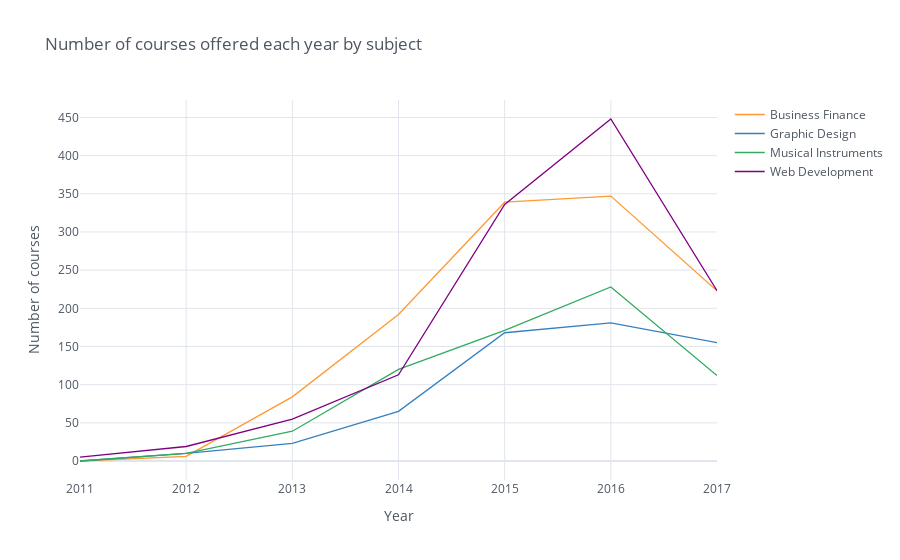

Notebook cell for this chart:
### Code cell
# answering question number 10.

df['year'] = df['published_date'].dt.year

display(pd.crosstab(df['year'], df['subject']))

pd.crosstab(df['year'], df['subject']).iplot(kind = 'scatter', theme = 'white', 
                                                title = 'Number of courses offered each year by subject ',
                                                xTitle='Year', yTitle='Number of courses')

### Figure 1 — Plotly figure (JSON) as saved in the notebook; plotly's stock layout.template omitted (floating-point values rounded to 4 significant figures)
{"data": [{"line": {"color": "rgba(255, 153, 51, 1.0)", "dash": "solid", "shape": "linear", "width": 1.3}, "mode": "lines", "name": "Business Finance", "text": "", "type": "scatter", "x": [2011, 2012, 2013, 2014, 2015, 2016, 2017], "y": [0, 6, 84, 192, 339, 347, 223]}, {"line": {"color": "rgba(55, 128, 191, 1.0)", "dash": "solid", "shape": "linear", "width": 1.3}, "mode": "lines", "name": "Graphic Design", "text": "", "type": "scatter", "x": [2011, 2012, 2013, 2014, 2015, 2016, 2017], "y": [0, 10, 23, 65, 168, 181, 155]}, {"line": {"color": "rgba(50, 171, 96, 1.0)", "dash": "solid", "shape": "linear", "width": 1.3}, "mode": "lines", "name": "Musical Instruments", "text": "", "type": "scatter", "x": [2011, 2012, 2013, 2014, 2015, 2016, 2017], "y": [0, 10, 39, 120, 171, 228, 112]}, {"line": {"color": "rgba(128, 0, 128, 1.0)", "dash": "solid", "shape": "linear", "width": 1.3}, "mode": "lines", "name": "Web Development", "text": "", "type": "scatter", "x": [2011, 2012, 2013, 2014, 2015, 2016, 2017], "y": [5, 19, 55, 113, 336, 448, 223]}], "layout": {"legend": {"bgcolor": "#FFFFFF", "font": {"color": "#4D5663"}}, "paper_bgcolor": "#FFFFFF", "plot_bgcolor": "#FFFFFF", "title": {"font": {"color": "#4D5663"}, "text": "Number of courses offered each year by subject "}, "xaxis": {"gridcolor": "#E1E5ED", "showgrid": true, "tickfont": {"color": "#4D5663"}, "title": {"font": {"color": "#4D5663"}, "text": "Year"}, "zerolinecolor": "#E1E5ED"}, "yaxis": {"gridcolor": "#E1E5ED", "showgrid": true, "tickfont": {"color": "#4D5663"}, "title": {"font": {"color": "#4D5663"}, "text": "Number of courses"}, "zerolinecolor": "#E1E5ED"}}}
